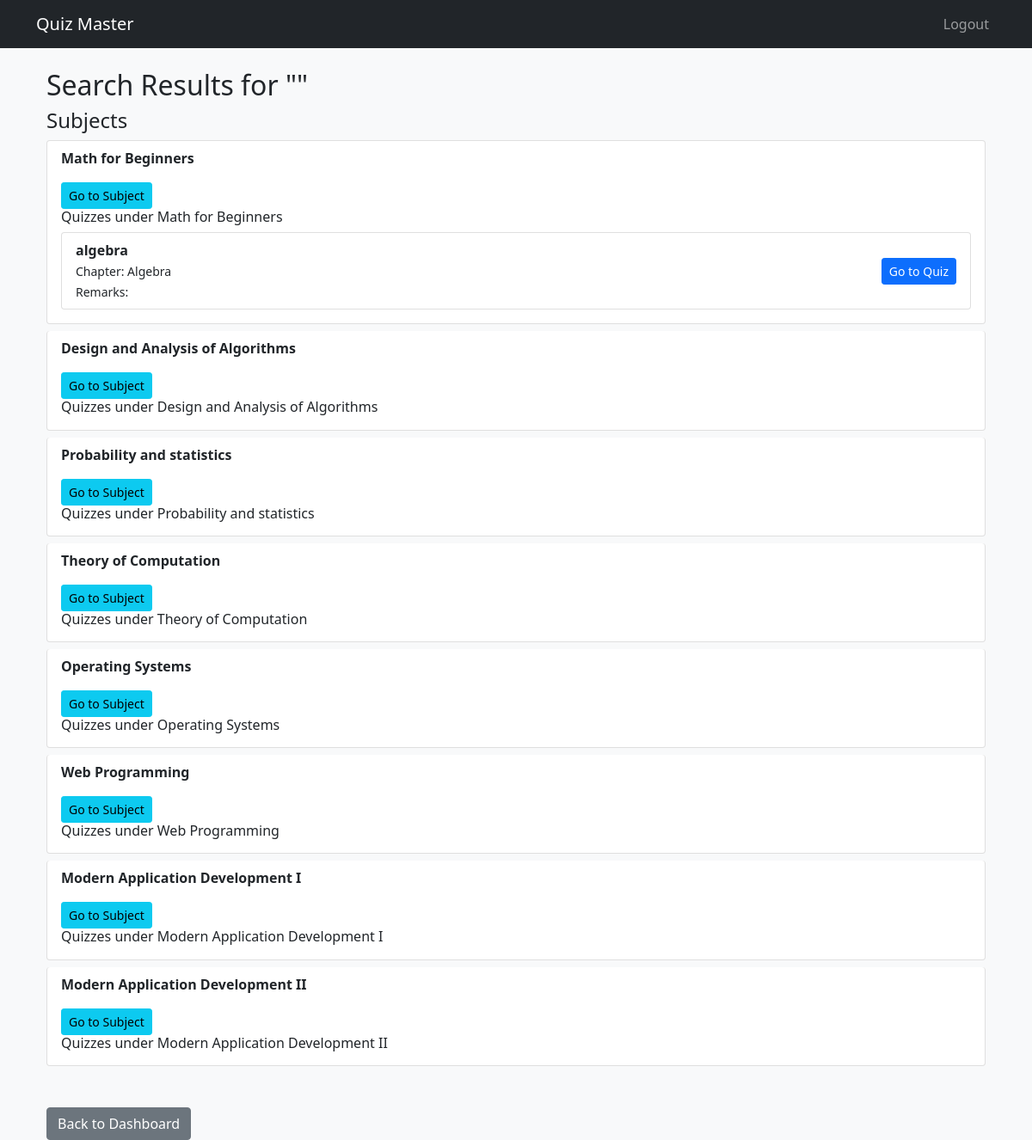
Page /user/search (signed in) on the committed database.
### app.py (models this page shows)
class Subject(db.Model):
    __tablename__ = 'subject'
    subject_id = db.Column(db.Integer, primary_key=True)
    name = db.Column(db.String(100), unique=True, nullable=False)
    description = db.Column(db.Text)
    chapters = db.relationship('Chapters', backref='subject', lazy=True)

class Quiz(db.Model):
    __tablename__ = 'quiz'
    quiz_id = db.Column(db.Integer, primary_key=True)
    name = db.Column(db.String(150), nullable=False)
    chapter_id = db.Column(db.Integer, db.ForeignKey('chapters.chapter_id'), nullable=False)
    date_of_quiz = db.Column(db.DateTime, nullable=False)
    time_duration = db.Column(db.Interval, nullable=False, default=timedelta(hours=1))
    remarks = db.Column(db.Text)
    questions = db.relationship('Questions', backref='quiz', lazy=True)
    scores = db.relationship('Scores', backref='quiz', lazy=True)

class Chapters(db.Model):
    __tablename__ = 'chapters'
    chapter_id = db.Column(db.Integer, primary_key=True)
    name = db.Column(db.String(100), nullable=False)
    description = db.Column(db.Text)
    subject_id = db.Column(db.Integer, db.ForeignKey('subject.subject_id'), nullable=False)
    quizzes = db.relationship('Quiz', backref='chapter', lazy=True)

### app.py (the view)
@app.route('/user/search', methods=['GET'])
@login_required
def user_search():
    query = request.args.get('q', '').strip().lower()  # Convert to lowercase for case-insensitive search
    subjects = Subject.query.filter(Subject.name.ilike(f"%{query}%")).all()
    subject_ids = [subject.subject_id for subject in subjects]
    quizzes_in_subjects = Quiz.query.join(Chapters).filter(Chapters.subject_id.in_(subject_ids)).all()
    quizzes_by_name = Quiz.query.filter(Quiz.name.ilike(f"%{query}%")).all()
    all_quizzes = {quiz.quiz_id: quiz for quiz in (quizzes_in_subjects + quizzes_by_name)}.values()
    quizzes_under_subjects = {quiz.quiz_id: quiz for quiz in quizzes_in_subjects}
    other_quizzes = [quiz for quiz in all_quizzes if quiz.quiz_id not in quizzes_under_subjects]
    return render_template(
        'user_search_results.html',
        query=query,
        subjects=subjects,
        quizzes_under_subjects=quizzes_under_subjects.values(),
        other_quizzes=other_quizzes
    )

### app.py (called while the page is built)
def login_required(f):
    @wraps(f)
    def decorated(*args, **kwargs):
        if 'user_id' not in session:
            return redirect(url_for('login'))
        return f(*args, **kwargs)
    return decorated

### templates/user_search_results.html (shortened to what this page needs)
{% extends "base.html" %}
{% block content %}
<div class="container mt-4">
    <h2>Search Results for "{{ query }}"</h2>
    {% if subjects or quizzes_under_subjects or other_quizzes %}
        <h4>Subjects</h4>
        <ul class="list-group mb-4">
            {% for subject in subjects %}
                <li class="list-group-item">
                    <strong>{{ subject.name }}</strong>
                    <a href="{{ url_for('subject_page', subject_id=subject.subject_id) }}" class="btn btn-info btn-sm">Go to Subject</a>
                    <h6>Quizzes under {{ subject.name }}</h6>
                    <ul class="list-group">
                        {% for quiz in quizzes_under_subjects %}
                            {% if quiz.chapter.subject_id == subject.subject_id %}
                                <li class="list-group-item d-flex justify-content-between align-items-center">
                                    <div>
                                        <strong>{{ quiz.name }}</strong>
                                        <br><small>Chapter: {{ quiz.chapter.name }}</small>
                                        <br><small>Remarks: {{ quiz.remarks }}</small>
                                    </div>
                                    <a href="{{ url_for('quiz_page', quiz_id=quiz.quiz_id) }}" class="btn btn-primary btn-sm">Go to Quiz</a>
                                </li>
                            {% endif %}
                        {% endfor %}
                    </ul>
                </li>
            {% endfor %}
        </ul>
    {% else %}
        <p class="alert alert-warning">No results found for "{{ query }}".</p>
    {% endif %}
    <a href="{{ url_for('user_dashboard') }}" class="btn btn-secondary mt-3">Back to Dashboard</a>
</div>
{% endblock %}

### static/styles.css (style rules this page uses)
.list-group-item { margin-bottom: 0.5rem; border-radius: 0.25rem; }
.btn-primary { background-color: #0d6efd; border-color: #0d6efd; }

### rows in the picture
Subject: name "Math for Beginners"
Quiz: name "algebra", chapter.name "Algebra"
Subject: name "Design and Analysis of Algorithms"
Subject: name "Probability and statistics"
Subject: name "Theory of Computation"
Subject: name "Operating Systems"
Subject: name "Web Programming"
Subject: name "Modern Application Development I"
Subject: name "Modern Application Development II"
